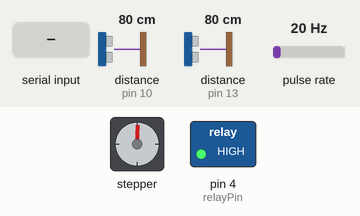
This sketch was run on a simulated Arduino Mega 2560, built with avr-gcc and run on an emulated ATmega2560. On the bench: stepper motor, switched loads named in the sketch (green lamp = pin HIGH). Wiring (inferred from the names in the program): 2 × ultrasonic range finder: trigger pin 9, echo pin 10 / trigger pin 12, echo pin 13; pulse sensor: data pin 2. Inputs (shaded band) come from the test bench; at power-on: distance to the obstacle (sensors on pin 13, pin 10) 80 cm, pulse rate 20 Hz. The echo pulse lasts 58.3 µs per cm; stepper angles assume 200 steps per turn; pins used as bus, display or sensor lines are not drawn.

Above: at 1.2 s.
1.3 s: "0\n" received over the second serial link
At 1.49 s:
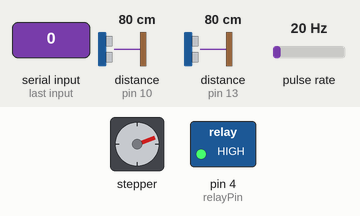
4.8 s: distance to the obstacle (sensor on pin 13) set to 2 cm
At 5.27 s:
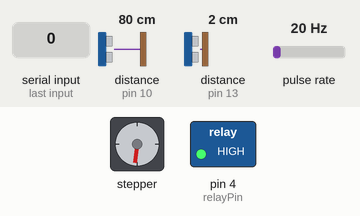
8.3 s: "1\n" received over the second serial link
At 28.6 s:
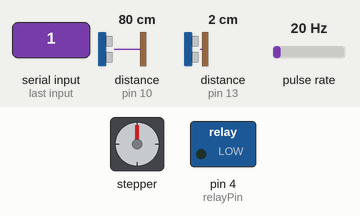
Timing chart, 0 to 30.1 s (numbered marks = the images above; inputs shaded):
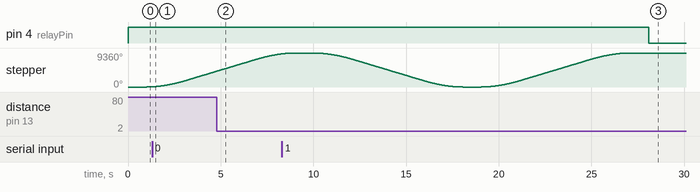

The sketch:

CLOOP_8_mei_Update.ino
```cpp
#include <AccelStepper.h>

const int dirPin = 6;
const int stepPin = 8;
const int triggerPin = 12;
const int echoPin = 13;
const int triggerPin2 = 9;
const int echoPin2 = 10;
const int relayPin = 4;
unsigned char pinFlowsensor = 2;

AccelStepper stepper(1, stepPin, dirPin);
int step_valve;

const int numReadings = 5;
int readings[numReadings];
int index = 0;
int total = 0;
int average = 0;
int duration, distance;
int tinggi = 0;

int readings2[numReadings];
int index2 = 0;
int total2 = 0;
int average2 = 0;
int duration2, distance2;
int tinggi2 = 0;

volatile int pulsa_sensor;
float literPerjam, literPermenit;
unsigned long waktuAktual;
unsigned long waktuLoop;
double liter;

double dt;
double integral, error_sebelumnya, output_PID = 0;
double last_time = 0;
double setPoint = 0;
double kp = 0;
double ki = 0;
double kd = 0;
String input;
void cacahPulsa()
{
  pulsa_sensor++;
}

double pid(double error);

void setup()
{
  Serial.begin(9600);
  Serial1.begin(9600);
  Serial2.begin(9600);
  Serial3.begin(9600);

  pinMode(triggerPin, OUTPUT);
  pinMode(echoPin, INPUT);
  pinMode(triggerPin2, OUTPUT);
  pinMode(echoPin2, INPUT);

  pinMode(relayPin, OUTPUT);
  digitalWrite(relayPin, HIGH);

  for (int i = 0; i < numReadings; i++)
  {
    readings[i] = 0;
    readings2[i] = 0;
  }

  pinMode(pinFlowsensor, INPUT);
  digitalWrite(pinFlowsensor, HIGH);
  attachInterrupt(0, cacahPulsa, RISING);
  sei();

  waktuAktual = millis();
  waktuLoop = waktuAktual;

  stepper.setMaxSpeed(1000);
  stepper.setAcceleration(500);
}

void loop()
{
  digitalWrite(triggerPin, LOW);
  delayMicroseconds(2);
  digitalWrite(triggerPin, HIGH);
  delayMicroseconds(10);
  digitalWrite(triggerPin, LOW);

  digitalWrite(triggerPin2, LOW);
  delayMicroseconds(2);
  digitalWrite(triggerPin2, HIGH);
  delayMicroseconds(10);
  digitalWrite(triggerPin2, LOW);

  duration = pulseIn(echoPin, HIGH);
  duration2 = pulseIn(echoPin2, HIGH);

  distance = (duration * 0.034 / 2 - 0.4393) / 0.9536;
  distance2 = (duration2 * 0.034 / 2 - 0.4393) / 0.9536;

  total = total - readings[index];
  readings[index] = distance;
  total = total + readings[index];
  index = (index + 1) % numReadings;
  average = total / numReadings;
  tinggi = 48 - average;

  total2 = total2 - readings2[index2];
  readings2[index2] = distance2;
  total2 = total2 + readings2[index2];
  index2 = (index2 + 1) % numReadings;
  average2 = total2 / numReadings;
  tinggi2 = 25 - average2;

  // Flow Sensor Calc
  waktuAktual = millis();
  if (waktuAktual >= (waktuLoop + 1000))
  {
    waktuLoop = waktuAktual;
    literPerjam = (pulsa_sensor * 60 / 7.5);
    literPermenit = literPerjam / 60;
    pulsa_sensor = 0;
  }

  // PID Calc
  double now = millis();
  dt = (now - last_time) / 1000.00;
  last_time = now;
  double error = setPoint - tinggi;
  output_PID = pid(error);

  // Regresi Flow & Step valve
  float x = output_PID;
  float y = (-70) * x + 5400;
  step_valve = constrain(y, 0, 5200);
  stepper.moveTo(step_valve);
  stepper.runToPosition();

  // ON OFF Pump
  if (Serial3.available() > 0)
  {
    char command = Serial3.read();
    if (command == '1')
    { //ON
      digitalWrite(relayPin, LOW);
    }
    else if (command == '0')
    { //OFF
      digitalWrite(relayPin, HIGH);
      stepper.moveTo(0);
      stepper.runToPosition();
    }
  }

  if (Serial1.available() > 0)
  { input = Serial1.readStringUntil('\n'); // Membaca input dari Serial1 hingga newline character
    // Memanggil fungsi pemisahan nilai
    splitValues(input);
  }

  //  SEND SENSOR DATA
  String Data = String(tinggi) + "," + String (tinggi2) + "," + String(literPermenit) + ","  + String(step_valve);
  if (Serial2.available() > 0)
  {
    Serial2.println(Data);
  }

}

double pid(double error)
{
  double proportional = error;
  integral += error * dt;
  double derivative = (error - error_sebelumnya) / dt;
  error_sebelumnya = error;
  double output_PID = (kp * proportional) + (ki * integral) + (kd * derivative);
  if (output_PID < -15) {
    output_PID = -15;
  }
  else if (output_PID > 15) {
    output_PID = 15;
  } return output_PID;
}

void splitValues(String input) {
  // Mencari indeks pemisah untuk setiap nilai
  int separatorIndex1 = input.indexOf(',');
  int separatorIndex2 = input.indexOf(',', separatorIndex1 + 1);
  int separatorIndex3 = input.indexOf(',', separatorIndex2 + 1);

  // Memisahkan nilai menggunakan substring
  String setPointString = input.substring(0, separatorIndex1);
  String kpString = input.substring(separatorIndex1 + 1, separatorIndex2);
  String kiString = input.substring(separatorIndex2 + 1, separatorIndex3);
  String kdString = input.substring(separatorIndex3 + 1);

  // Mengkonversi nilai ke tipe double
  setPoint = setPointString.toDouble();
  kp = kpString.toDouble();
  ki = kiString.toDouble();
  kd = kdString.toDouble();
}
```
